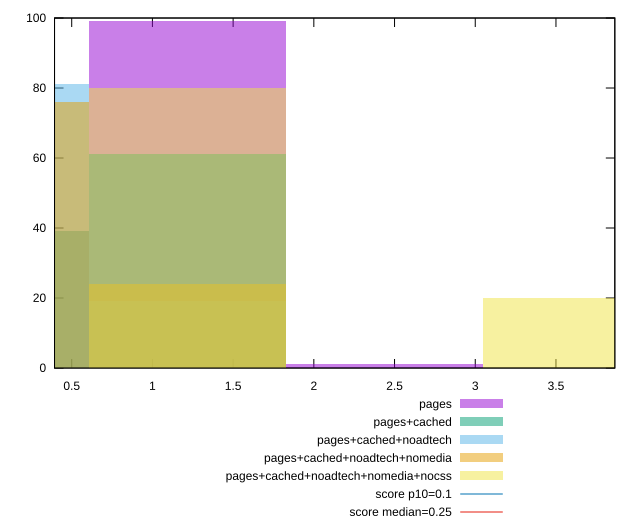

Write gnuplot code to recreate this figure.
reset

$pages <<EOF
1.2201491498379877 99
2.4402982996759754 1
EOF

$pagesCached <<EOF
1.2201491498379877 61
0 39
EOF

$pagesCachedNoadtech <<EOF
1.2201491498379877 19
0 81
EOF

$pagesCachedNoadtechNomedia <<EOF
1.2201491498379877 24
0 76
EOF

$pagesCachedNoadtechNomediaNocss <<EOF
1.2201491498379877 80
3.6604474495139634 20
EOF

set key outside below
set boxwidth 1.2201491498379877
set xrange [0.39359130859374997:3.864670138888889]
set yrange [0:100]
set trange [0:100]
set style fill transparent solid 0.5 noborder

set parametric
set terminal svg size 640, 530 enhanced background rgb 'white'
set output "report_00023_2021-02-20T12:14:57.249Z/cumulative-layout-shift/comparison/histogram/all_raw.svg"

plot $pages title "pages" with boxes, \
     $pagesCached title "pages+cached" with boxes, \
     $pagesCachedNoadtech title "pages+cached+noadtech" with boxes, \
     $pagesCachedNoadtechNomedia title "pages+cached+noadtech+nomedia" with boxes, \
     $pagesCachedNoadtechNomediaNocss title "pages+cached+noadtech+nomedia+nocss" with boxes, \
     0.1,t title "score p10=0.1", \
     0.25,t title "score median=0.25"

reset
